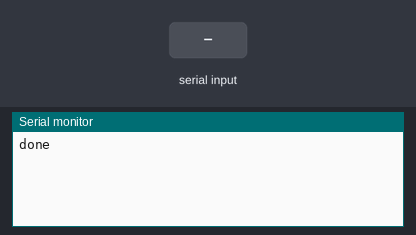
Recording of a sketch running on a simulated Arduino Uno, built with avr-gcc and run on an emulated ATmega328P. Parts: the last lines printed to the serial monitor. The inputs (shaded band) are chosen by the test bench.

Above: at 1.2 s.
1.3 s: "1\n" received over the second serial link
At 3.1 s:
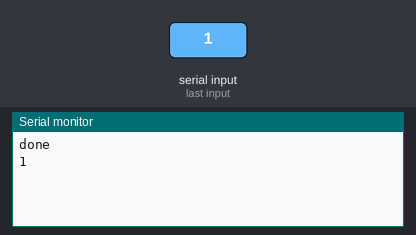
3.5 s: "0\n" received over the second serial link
At 4.6 s:
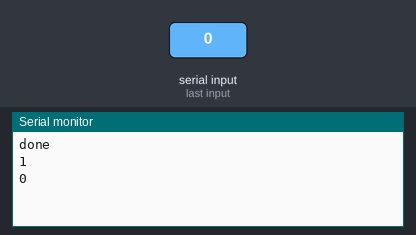
5.0 s: "2\n" received over the second serial link
At 5.4 s:
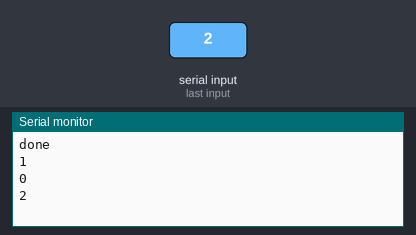

The sketch:

uartctestarduino.ino
```cpp
#include <SoftwareSerial.h>


SoftwareSerial uart(3, 2);

void setup() {
  // Open serial communications and wait for port to open:
  Serial.begin(115200);
  uart.begin(115200);


 Serial.println("done");
}

void loop() {

  String message = uart.readStringUntil('\n');


  // if the file opened okay, write to it:
  while (1==1) {
    while (uart.available()) {
    Serial.write(uart.read());}
    //int message = uart.read();
    /*String message = uart.readStringUntil('\n');*/
    //Serial.println(message);
    /*int a = message.substring(0, message.indexOf(',')).toInt();
    int b = message.substring(message.indexOf(',')+1).toInt();
    Serial.println("Received a = " + String(a) + ", b = " + String(b));*/
    //Serial.println(data);


    //Serial.println("take the data successfully");
    delay(1000);


  }
  }

  
```

Measured:
- after the input at 1.3 s, the serial monitor: prints a new line after 0.70 s (image 1)
- after the input at 3.5 s, the serial monitor: prints a new line after 0.50 s (image 2)
- after the input at 5.0 s, the serial monitor: prints a new line at once (image 3)
